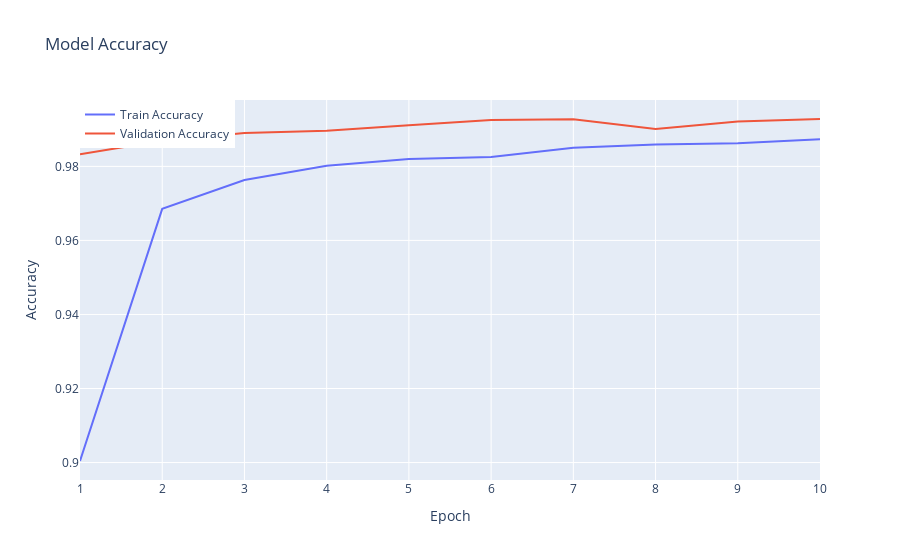
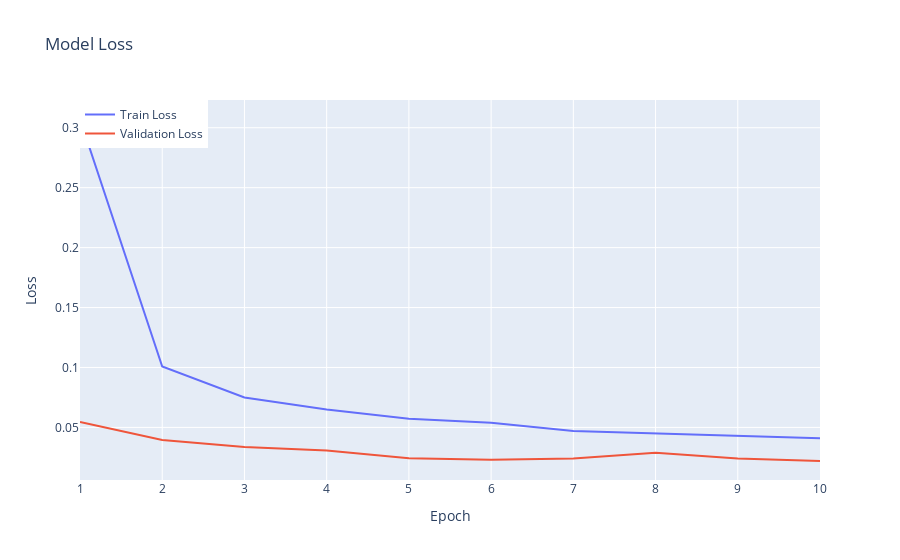

Notebook source saved alongside these figures, in order:
### Code cell
plot_training_history_with_plotly(model_2_history)

### Figure 1 — Plotly figure (JSON) as saved in the notebook; plotly's stock layout.template omitted (floating-point values rounded to 4 significant figures)
{"data": [{"mode": "lines", "name": "Train Accuracy", "type": "scatter", "x": [1, 2, 3, 4, 5, 6, 7, 8, 9, 10], "y": [0.9004, 0.9685, 0.9763, 0.9801, 0.982, 0.9826, 0.985, 0.9859, 0.9862, 0.9873]}, {"mode": "lines", "name": "Validation Accuracy", "type": "scatter", "x": [1, 2, 3, 4, 5, 6, 7, 8, 9, 10], "y": [0.9833, 0.9869, 0.989, 0.9896, 0.9911, 0.9925, 0.9927, 0.9901, 0.9921, 0.9928]}], "layout": {"legend": {"x": 0, "y": 1}, "title": {"text": "Model Accuracy"}, "xaxis": {"title": {"text": "Epoch"}}, "yaxis": {"title": {"text": "Accuracy"}}}}

### Figure 2 — Plotly figure (JSON) as saved in the notebook; plotly's stock layout.template omitted (floating-point values rounded to 4 significant figures)
{"data": [{"mode": "lines", "name": "Train Loss", "type": "scatter", "x": [1, 2, 3, 4, 5, 6, 7, 8, 9, 10], "y": [0.3073, 0.1008, 0.07492, 0.06498, 0.05726, 0.05397, 0.04698, 0.04488, 0.04275, 0.04097]}, {"mode": "lines", "name": "Validation Loss", "type": "scatter", "x": [1, 2, 3, 4, 5, 6, 7, 8, 9, 10], "y": [0.05446, 0.03952, 0.03362, 0.0307, 0.02422, 0.023, 0.02413, 0.02877, 0.02409, 0.02198]}], "layout": {"legend": {"x": 0, "y": 1}, "title": {"text": "Model Loss"}, "xaxis": {"title": {"text": "Epoch"}}, "yaxis": {"title": {"text": "Loss"}}}}
